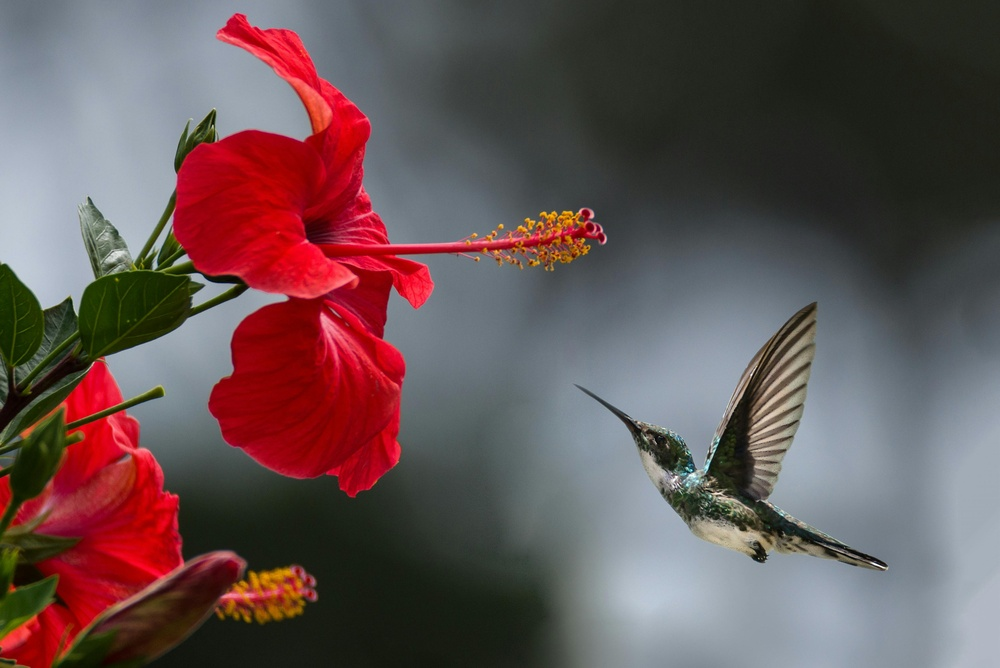
#> input picture session02/lecCode/input.jpg, 1000 x 668 px, shrunk from 3579 x 2389 before the run
$ python 01_color_space.py
#> lines starting #> are read from the running program, lines starting #| are printed output that depends on the picture; after the words box and inside, x2 and y2 are one past the last pixel; in counts of white or black regions, pixels touching at a corner belong together
import numpy as np, cv2, os


currentDirectory = os.path.dirname(os.path.abspath(__file__))

os.makedirs(os.path.join(currentDirectory, "imgs"), exist_ok=True)

img_path = os.path.join(currentDirectory, "input.jpg")
bgr = cv2.imread(img_path)
#> bgr is the input picture: shape (668, 1000, 3); mean B, G, R 84.8, 83.9, 102.6
assert bgr is not None, "Could not read input image"

# (1) OpenCV conversion
hsv_cv = cv2.cvtColor(bgr, cv2.COLOR_BGR2HSV)  # H:[0,179], S,V:[0,255]
#> hsv_cv: shape (668, 1000, 3); mean H, S, V 85.5, 80.5, 112.8

# (2) Manual RGB->HSV (match OpenCV scaling)
rgb = cv2.cvtColor(bgr, cv2.COLOR_BGR2RGB).astype(np.float32) / 255.0
R, G, B = rgb[..., 0], rgb[..., 1], rgb[..., 2]
maxc = np.max(rgb, axis=-1)
minc = np.min(rgb, axis=-1)
delta = maxc - minc

V = maxc
S = np.zeros_like(V)
nonzero_v = V > 1e-12
#> nonzero_v: shape (668, 1000) bool; every value is 1
S[nonzero_v] = delta[nonzero_v] / V[nonzero_v]

H = np.zeros_like(V)

# Avoid division by zero
nz = delta > 1e-12
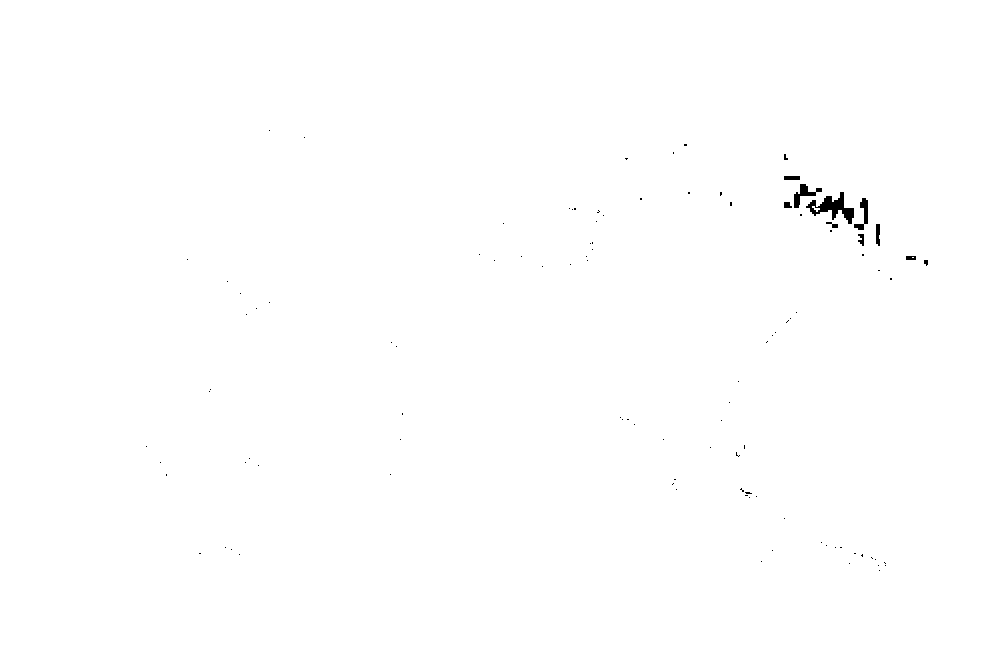
#> nz: shape (668, 1000) bool; 99.8% white; 106 black regions (97 under 20 px), largest, box (x1, y1, x2, y2) and area: (806, 192, 854, 224) 584, (794, 184, 822, 208) 233, (854, 198, 868, 230) 184
r_eq = (maxc == R) & nz
#> r_eq: shape (668, 1000) bool; 21.8% white; 123 white regions (93 under 20 px), largest, box (x1, y1, x2, y2) and area: (169, 12, 607, 499) 76737, (0, 355, 320, 668) 45253, (716, 303, 817, 512) 9777
g_eq = (maxc == G) & nz
#> g_eq: shape (668, 1000) bool; 35.6% white; 217 white regions (181 under 20 px), largest, box (x1, y1, x2, y2) and area: (416, 0, 1000, 300) 116662, (107, 394, 604, 668) 80533, (0, 194, 244, 637) 27336
b_eq = (maxc == B) & nz
#> b_eq: shape (668, 1000) bool; 45.9% white; 82 white regions (61 under 20 px), largest, box (x1, y1, x2, y2) and area: (0, 0, 1000, 668) 292771, (105, 288, 286, 466) 12281, (191, 272, 236, 305) 616

H[r_eq] = ((G[r_eq] - B[r_eq]) / delta[r_eq]) % 6.0
H[g_eq] = ((B[g_eq] - R[g_eq]) / delta[g_eq]) + 2.0
H[b_eq] = ((R[b_eq] - G[b_eq]) / delta[b_eq]) + 4.0
H_deg = (H * 60.0) % 360.0

# Match OpenCV ranges
H_u8 = np.round(H_deg / 2.0).astype(np.uint8)  # 0..179
S_u8 = np.round(S * 255.0).astype(np.uint8)  # 0..255
V_u8 = np.round(V * 255.0).astype(np.uint8)
hsv_manual = cv2.merge([H_u8, S_u8, V_u8])
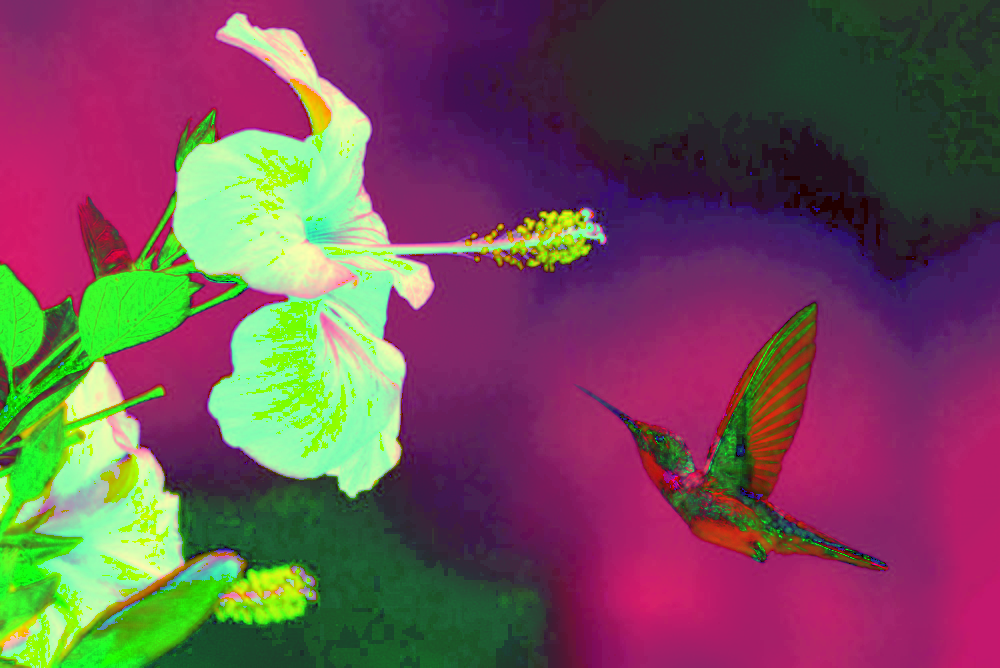
#> hsv_manual: shape (668, 1000, 3); mean of channels 0, 1, 2 87.7, 80.5, 112.8; drawn as B, G, R


# (3) Visualize H/S/V as grayscale and grid with original
def gray_to_bgr(g):
    return cv2.cvtColor(g, cv2.COLOR_GRAY2BGR)


# nice scaling for H visualization to 0..255
H_vis = np.uint8((H_u8.astype(np.float32) * (255.0 / 179.0)))
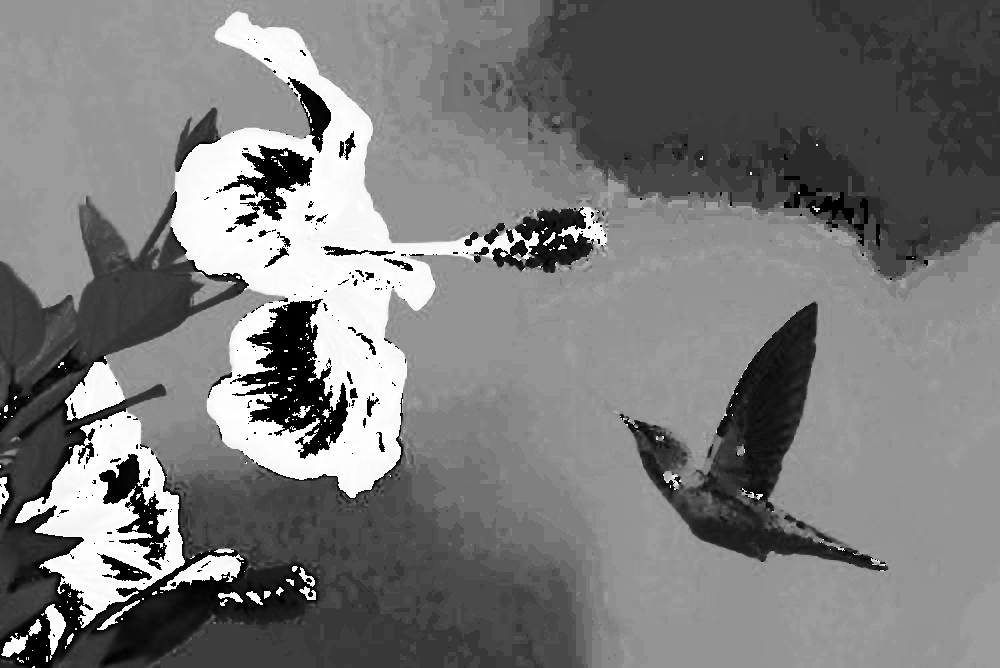
#> H_vis: shape (668, 1000); min 0, max 255, mean 121.3
S_vis, V_vis = S_u8.copy(), V_u8.copy()

rgb_vis = cv2.cvtColor(bgr, cv2.COLOR_BGR2RGB)  # for nicer color in docs
grid_top = np.hstack([rgb_vis, gray_to_bgr(H_vis)])
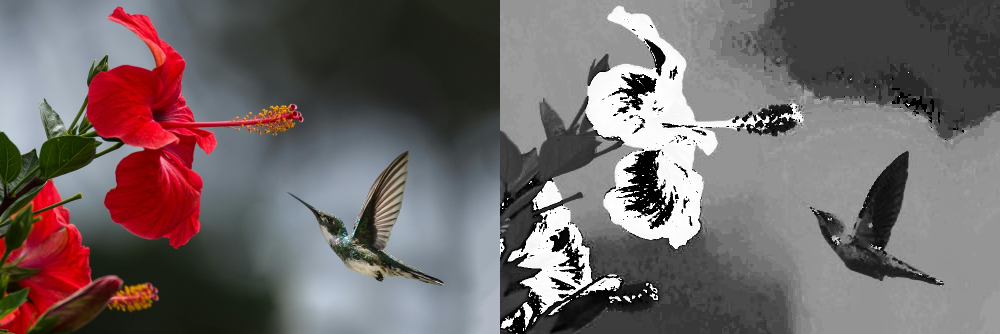
#> grid_top: shape (668, 2000, 3) (shown at 1/2 size); mean R, G, B 112, 102.6, 103.1
grid_bot = np.hstack([gray_to_bgr(S_vis), gray_to_bgr(V_vis)])
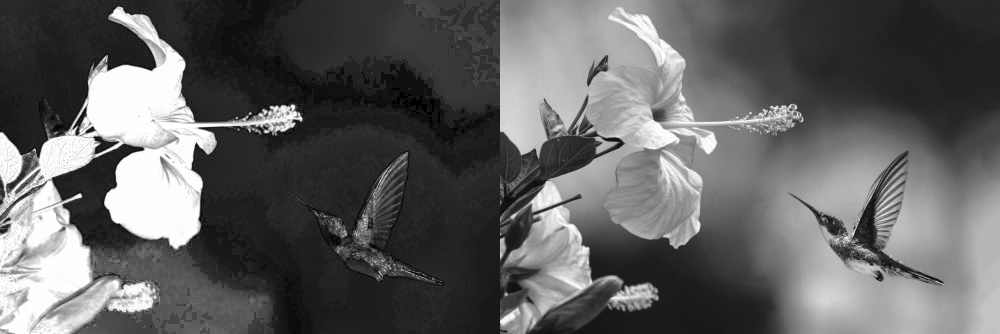
#> grid_bot: shape (668, 2000, 3) (shown at 1/2 size); min 0, max 255, mean 96.7
grid = np.vstack([grid_top, grid_bot])
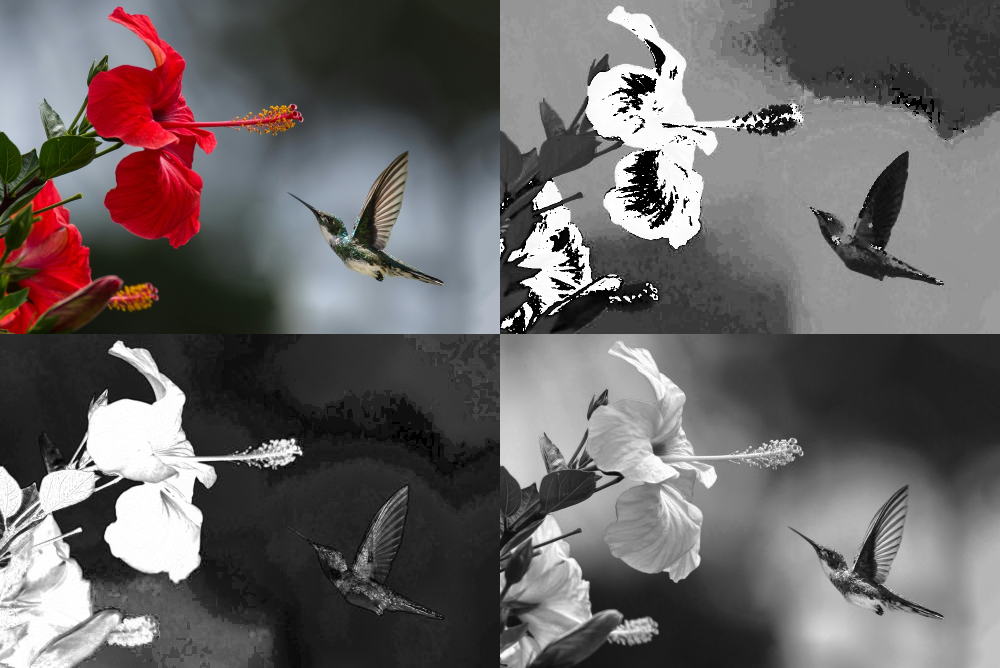
#> grid: shape (1336, 2000, 3) (shown at 1/2 size); mean R, G, B 104.3, 99.6, 99.9

cv2.imwrite(
    os.path.join(currentDirectory, "imgs", "rgb_hsv_channels.png"),
    cv2.cvtColor(grid, cv2.COLOR_RGB2BGR),
)

# (4) Algorithm parity check (abs diff per channel, amplified for visibility)
diff = cv2.absdiff(hsv_cv, hsv_manual)
#> diff: shape (668, 1000, 3); mean H, S, V 2.2, 0, 0
# amplify to make tiny diffs visible, then clip
diff_amp = np.clip(diff.astype(np.float32) * 2.0, 0, 255).astype(np.uint8)
#> diff_amp: shape (668, 1000, 3); mean H, S, V 3.1, 0, 0
cv2.imwrite(
    os.path.join(currentDirectory, "imgs", "hsv_cv_vs_manual_diff.png"), diff_amp
)

# (5) Hue-driven recoloring (set S=255, V=255)
h_only = hsv_cv.copy()
h_only[..., 1:] = 255
#> h_only: shape (668, 1000, 3); mean H, S, V 85.5, 255, 255
hue_recolor = cv2.cvtColor(h_only, cv2.COLOR_HSV2BGR)
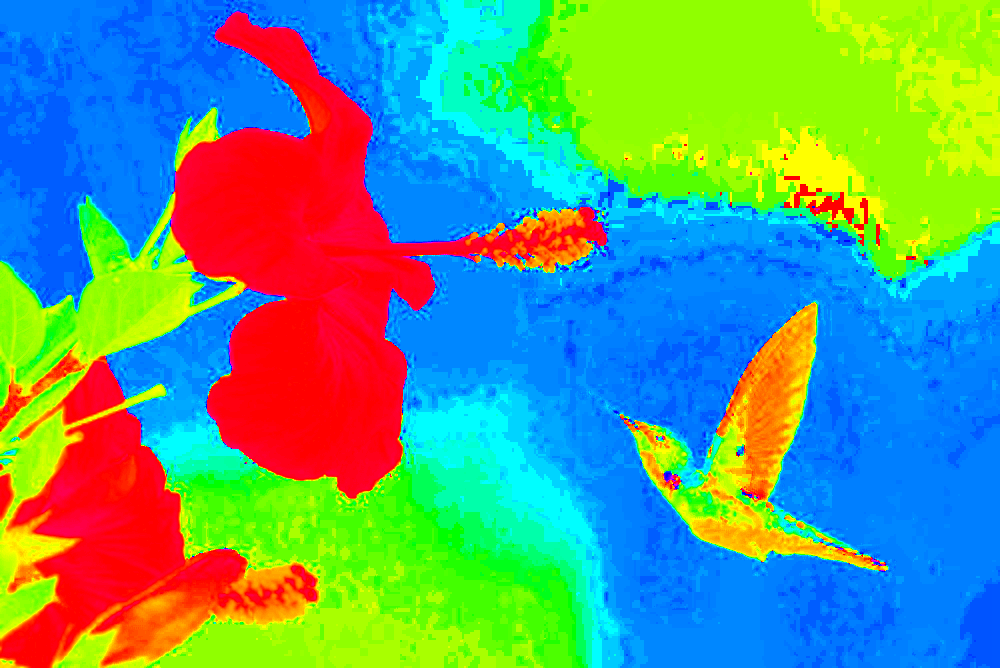
#> hue_recolor: shape (668, 1000, 3); mean B, G, R 128.5, 155.6, 92.2
cv2.imwrite(os.path.join(currentDirectory, "imgs", "hue_recolor.png"), hue_recolor)
